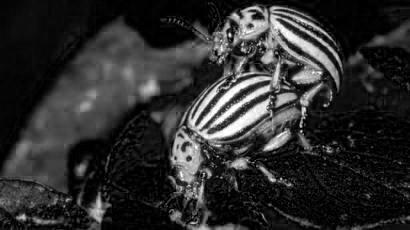
#> input picture python_visualization/insect.jpg, 410 x 230 px
$ python reading_img_4.py
#> lines starting #> are read from the running program, lines starting #| are printed output that depends on the picture
import matplotlib.pyplot as plt
import numpy as np
import imageio

insect = imageio.imread('./insect.jpg')
#> insect is the input picture: shape (230, 410); min 0, max 255, mean 45.4
insect.shape
# imageio.imwrite('./insect.jpg', insect[:, :, 0])


plt.figure()
plt.gray()

plt.subplot(121)
plt.imshow(insect)

zinsect = insect[100:350,140:350]
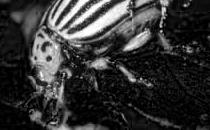
#> zinsect: shape (130, 210); min 0, max 255, mean 51.4

plt.subplot(122)
plt.imshow(zinsect)

plt.show()
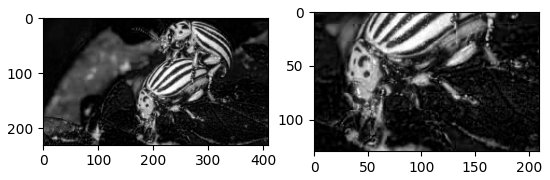
#> figure drawn by matplotlib, 2 panels
